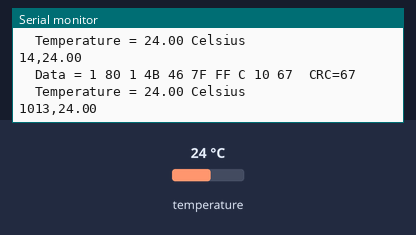
Simulated run of this sketch. Board: Arduino Uno, built with avr-gcc and run on an emulated ATmega328P. Parts: the last lines printed to the serial monitor. The inputs (shaded band) are chosen by the test bench; at power-on: temperature 24 °C.

Above: at 2.2 s.
2.3 s: temperature set to 12 °C
At 3.8 s:
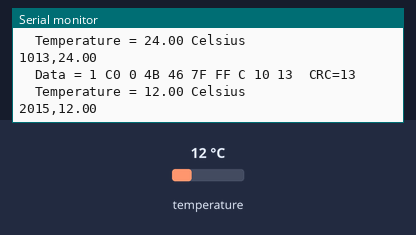
5.5 s: temperature set to 28 °C
At 6.8 s:
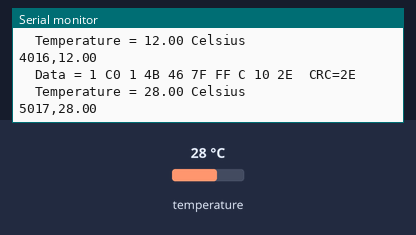
8.5 s: temperature set to 33 °C
At 9.8 s:
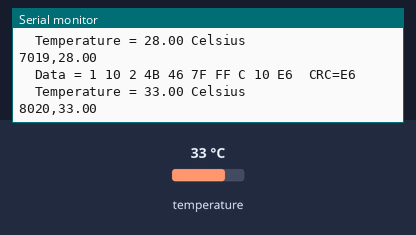
11.5 s: temperature set to 7 °C
At 12.9 s:
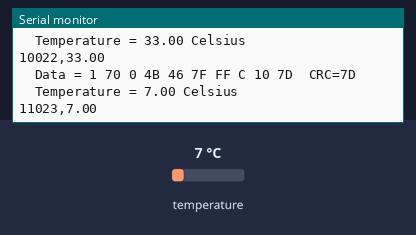
14.5 s: temperature set to 10 °C
At 15.8 s:
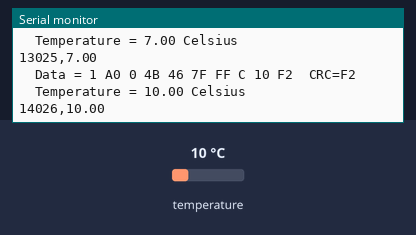
17.5 s: temperature set to 8 °C
At 18.9 s:
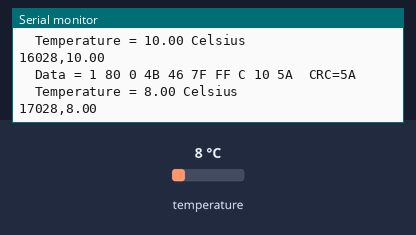
Timing chart, 0 to 20.5 s (numbered marks = the images above; inputs shaded):
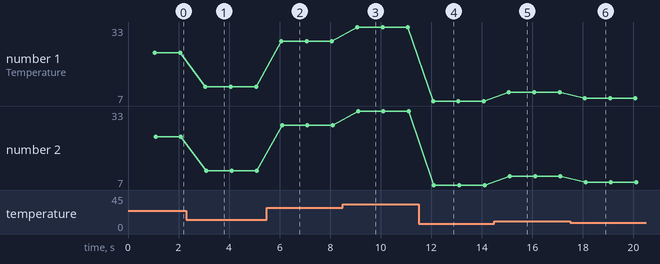

Measured:
- after the input at 2.3 s, the serial monitor: prints a new line after 0.72 s (image 1)
- after the input at 5.5 s, the serial monitor: prints a new line after 0.52 s (image 2)
- after the input at 8.5 s, the serial monitor: prints a new line after 0.53 s (image 3)
- after the input at 11.5 s, the serial monitor: prints a new line after 0.53 s (image 4)
- after the input at 14.5 s, the serial monitor: prints a new line after 0.53 s (image 5)
- after the input at 17.5 s, the serial monitor: prints a new line after 0.53 s (image 6)
- plotted number 1: 24 → 12 after the input at 2.3 s, 12 → 28 after the input at 5.5 s, 28 → 33 after the input at 8.5 s, 10 → 8 after the input at 17.5 s
- plotted number 2: 24 → 12 after the input at 2.3 s, 12 → 28 after the input at 5.5 s, 28 → 33 after the input at 8.5 s, 10 → 8 after the input at 17.5 s

The sketch:

SDLogger.ino
```cpp
#include <Arduino.h>

//*************************************
// WIRING UP / PIN ALLOCATION
//*************************************
// SD uses the following pin mapping
// [CS,MOSI,MISO,CLK] = [D10,D11,D12,D13]
//
// DS18B20 is attached to D9 (a 4.7K resistor is necessary)
//

//*************************************
// SETUP
//*************************************
#ifndef _DEBUG
#define _DEBUG 1 // Change to _DEBUG 0 when you dont want Serial output messages
#endif

#define UPDATE_INTERVAL_ms 1000 // log data every 1000ms / 1sec

#define NO_SD_CARD // Uncomment to test without the SD card attached
#define SD_SAFE_WRITE

// Macros to easily include/exclude debug code
#if (_DEBUG == 0)
#define debugPrint(...)
#define debugPrintln(...)
#else
#define debugPrint(...) Serial.print(__VA_ARGS__)
#define debugPrintln(...) Serial.println(__VA_ARGS__)
#endif

// log timing
uint32_t tLast = 0;
uint32_t tFirst = 0;

//*************************************
// SD CARD
//*************************************
// SD uses the following pin mapping
//[CS,MOSI,MISO,CLK] = [D10,D11,D12,D13]
#include <SPI.h>
#include <SD.h>

File dataFile;
uint16_t num_files = 0;
char LOG_FILENAME[13] = {"LOG_0000.TXT"};
bool SD_INITIALISED = false;

// SD function declarations
void logFilename(const uint16_t &_num, char (&_filename)[13]); // Function declaration
uint16_t get_log_count(File dir);
void logTempSensor(float &temp_degC);

//*************************************
// TEMP SENSOR
//*************************************
#include <OneWire.h> // https://github.com/PaulStoffregen/OneWire.git
OneWire  ds(9);  // on pin 9 (a 4.7K resistor is necessary)
uint8_t present = 0;
uint8_t type_s;
uint8_t data[12];
uint8_t addr[8];

// Temp sensor function declarations
bool setupTempSensor();
float readTempSensor();

//*************************************
// SETUP
//*************************************
void setup()
{
  // SD *******************************
  #ifndef NO_SD_CARD
  	// Initialise the SD card
  	if (SD.begin(SS)) // SS = D10 (arduino built-in), chip select pin
  	{
  		SD_INITIALISED = true;
  	}
  	dataFile = SD.open("/");
  	num_files = get_log_count(dataFile);
  	dataFile.close();
  #else
    num_files = 0;
  #endif

  // Pre-generate an auto-incremented log filename
	logFilename(++num_files, LOG_FILENAME);

  // Open up the new log file for writing
  #ifndef NO_SD_CARD
  dataFile = SD.open(LOG_FILENAME, FILE_WRITE);
  dataFile.print(",");
  #if SD_SAFE_WRITE
    dataFile.close();
  #endif
  #endif

  // DEBUG ****************************
	// Start the Serial port (for debug)
  #if (_DEBUG > 0)
	Serial.begin(9600);
  debugPrint("Log file : ");
  debugPrintln(LOG_FILENAME);
  #endif

  // TEMP SENSOR **********************
  // setup the temperature sensor
  setupTempSensor();

  // SD *******************************
  // log first temp sensor read here (setup first log - tFirst)
  tFirst = millis();
  float temp_degC = readTempSensor();
  logTempSensor(temp_degC);
  tLast = tFirst;
}

//*************************************
// LOOP
//*************************************
void loop()
{
	if (millis() - tLast > UPDATE_INTERVAL_ms)
  {
    tLast = millis();
    float temp_degC = readTempSensor();
    logTempSensor(temp_degC);
  }
}

//*************************************
// SD FUNCTIONS
//*************************************
void logFilename(const uint16_t &_num, char (&_filename)[13])
{
	uint16_t num_ = _num;
	const uint8_t th = num_ / 1000; num_ -= th*1000;
	const uint8_t hu = num_ / 100;  num_ -= hu*100;
	const uint8_t te = num_ / 10;  num_ -= te*10;

	_filename[0] = 'L';
	_filename[1] = 'O';
	_filename[2] = 'G';
	_filename[3] = '_';
	_filename[4] = '0'+th;
	_filename[5] = '0'+hu;
	_filename[6] = '0'+te;
	_filename[7] = '0'+num_;
	_filename[8] = '.';
	_filename[9] = 'T';
	_filename[10] = 'X';
	_filename[11] = 'T';
	_filename[12] = '\0';
}

uint16_t get_log_count(File dir)
{
	uint16_t count = 0, t_count;

	debugPrintln("+--------------");
	debugPrintln("| SD files");
	debugPrintln("+--------------");

	while(true)
	{
		File entry =  dir.openNextFile();
		if (! entry)
		{
			// no more files
			debugPrintln("+--------------");
			debugPrint("| ");
			debugPrint(count); debugPrintln(" log files");
			debugPrintln("+--------------");

			return count;
		}

		// Check if its a log file
		char * filename = entry.name();

		#if (_DEBUG == 1)
		debugPrint("| ");
		#endif
		if (strncmp(filename, "LOG_", 4) == 0)
		{
			t_count = filename[4] - '0'; // thousands
			t_count =10*t_count + (filename[5] - '0'); // hundreds
			t_count =10*t_count + (filename[6] - '0'); // tens
			t_count =10*t_count + (filename[7] - '0'); // units

			count = max(count, t_count);
			debugPrint("* ");
		}
		else
		{
			debugPrint("  ");
		}
		debugPrintln(entry.name());

		entry.close();
	}
}

void logTempSensor(float &temp_degC)
{
  #ifndef NO_SD_CARD
  #if SD_SAFE_WRITE
  dataFile = SD.open(LOG_FILENAME, O_APPEND); // if O_APPEND isnt found change it for 0x04 (defined line 65 of SdFat.h)
  #endif
  dataFile.print(millis() - tFirst);
  dataFile.print(",");
  dataFile.println(temp_degC);
  #if SD_SAFE_WRITE
  dataFile.close();
  #endif
  #endif

  // Debug output
  debugPrint(millis() - tFirst);
  debugPrint(",");
  debugPrintln(temp_degC);
}

//*************************************
// TEMP SENSOR FUNCTIONS
//*************************************
bool setupTempSensor()
{
  present = 0;

  // search for the temp sensor address
  if ( !ds.search(addr))
  {
    debugPrintln("No more addresses.");
    debugPrintln();
    ds.reset_search();
    delay(250);
    return false;
  }

  // print out the temp sensor address
  #if (_DEBUG > 0)
  debugPrint("ROM =");
  for(uint8_t i = 0; i < 8; ++i)
  {
    Serial.write(' ');
    debugPrint(addr[i], HEX);
  }
  #endif

  // CRC check on the address
  if (OneWire::crc8(addr, 7) != addr[7])
  {
      debugPrintln("CRC is not valid!");
      return false;
  }
  debugPrintln();

  // Identify the temp sensor Chip
  // The first ROM uint8_t indicates which chip
  switch (addr[0]) {
    case 0x10:
      debugPrintln("  Chip = DS18S20");  // or old DS1820
      type_s = 1;
      break;
    case 0x28:
      debugPrintln("  Chip = DS18B20");
      type_s = 0;
      break;
    case 0x22:
      debugPrintln("  Chip = DS1822");
      type_s = 0;
      break;
    default:
      debugPrintln("Device is not a DS18x20 family device.");
      return false;
  }

  // start conversion, with parasite power on at the end
  ds.reset();
  ds.select(addr);
  ds.write(0x44, 1);

  delay(1000); // maybe 750ms is enough, maybe not
  // we might do a ds.depower() here, but the reset will take care of it.

  return true;
}

float readTempSensor()
{
  /*
  // NOTE : May need to do this each read? ask @mr-sneezy
  // start conversion, with parasite power on at the end
  ds.reset();
  ds.select(addr);
  ds.write(0x44, 1);

  delay(1000); // maybe 750ms is enough, maybe not
  // we might do a ds.depower() here, but the reset will take care of it.
  */

  present = ds.reset();
  ds.select(addr);
  ds.write(0xBE); // Read Scratchpad

  debugPrint("  Data = ");
  debugPrint(present, HEX);
  debugPrint(" ");

  // we need 9 bytes
  for (uint8_t i = 0; i < 9; ++i)
  {
    data[i] = ds.read();
    debugPrint(data[i], HEX);
    debugPrint(" ");
  }
  debugPrint(" CRC=");
  debugPrint(OneWire::crc8(data, 8), HEX);
  debugPrintln();

  // Convert the data to actual temperature
  // because the result is a 16 bit signed integer, it should
  // be stored to an "int16_t" type, which is always 16 bits
  // even when compiled on a 32 bit processor.
  int16_t raw = (data[1] << 8) | data[0];
  if (type_s)
  {
    raw = raw << 3; // 9 bit resolution default
    if (data[7] == 0x10)
    {
      // "count remain" gives full 12 bit resolution
      raw = (raw & 0xFFF0) + 12 - data[6];
    }
  }
  else
  {
    uint8_t cfg = (data[4] & 0x60);
    // at lower res, the low bits are undefined, so let's zero them
    if (cfg == 0x00) raw = raw & ~7;  // 9 bit resolution, 93.75 ms
    else if (cfg == 0x20) raw = raw & ~3; // 10 bit res, 187.5 ms
    else if (cfg == 0x40) raw = raw & ~1; // 11 bit res, 375 ms
    // default is 12 bit resolution, 750 ms conversion time
  }
  float celsius = (float)raw / 16.0;
  //float fahrenheit = celsius * 1.8 + 32.0;
  debugPrint("  Temperature = ");
  debugPrint(celsius);
  debugPrintln(" Celsius");

  return celsius;
}
```
